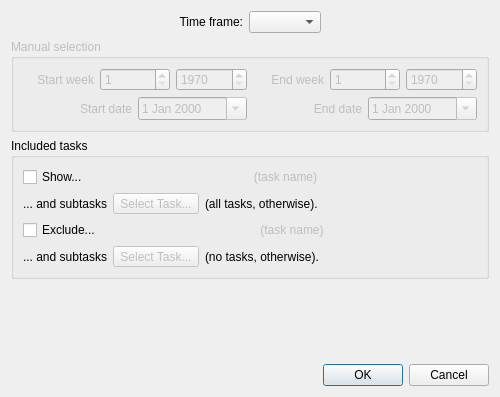
<?xml version="1.0" encoding="UTF-8"?>
<ui version="4.0">
 <class>ActivityReportConfigurationDialog</class>
 <widget class="QWidget" name="ActivityReportConfigurationDialog">
  <property name="geometry">
   <rect>
    <x>0</x>
    <y>0</y>
    <width>500</width>
    <height>397</height>
   </rect>
  </property>
  <property name="windowTitle">
   <string>Activity Report Configuration Page</string>
  </property>
  <layout class="QVBoxLayout" name="verticalLayout_3">
   <item>
    <layout class="QHBoxLayout">
     <item>
      <spacer>
       <property name="orientation">
        <enum>Qt::Horizontal</enum>
       </property>
       <property name="sizeHint" stdset="0">
        <size>
         <width>40</width>
         <height>20</height>
        </size>
       </property>
      </spacer>
     </item>
     <item>
      <widget class="QLabel" name="label">
       <property name="text">
        <string>Time frame:</string>
       </property>
       <property name="alignment">
        <set>Qt::AlignRight|Qt::AlignTrailing|Qt::AlignVCenter</set>
       </property>
      </widget>
     </item>
     <item>
      <widget class="QComboBox" name="comboBox"/>
     </item>
     <item>
      <spacer>
       <property name="orientation">
        <enum>Qt::Horizontal</enum>
       </property>
       <property name="sizeHint" stdset="0">
        <size>
         <width>40</width>
         <height>20</height>
        </size>
       </property>
      </spacer>
     </item>
    </layout>
   </item>
   <item>
    <widget class="QGroupBox" name="groupBox">
     <property name="enabled">
      <bool>false</bool>
     </property>
     <property name="title">
      <string>Manual selection</string>
     </property>
     <layout class="QVBoxLayout" name="verticalLayout">
      <item>
       <layout class="QHBoxLayout" name="horizontalLayout">
        <item>
         <widget class="QLabel" name="labelStartWeek">
          <property name="text">
           <string>Start week</string>
          </property>
          <property name="alignment">
           <set>Qt::AlignRight|Qt::AlignTrailing|Qt::AlignVCenter</set>
          </property>
         </widget>
        </item>
        <item>
         <widget class="QSpinBox" name="spinBoxStartWeek">
          <property name="minimum">
           <number>1</number>
          </property>
          <property name="maximum">
           <number>53</number>
          </property>
         </widget>
        </item>
        <item>
         <widget class="QSpinBox" name="spinBoxStartYear">
          <property name="minimum">
           <number>1970</number>
          </property>
          <property name="maximum">
           <number>10000</number>
          </property>
         </widget>
        </item>
        <item>
         <widget class="QLabel" name="labelEndWeek">
          <property name="text">
           <string>End week</string>
          </property>
          <property name="alignment">
           <set>Qt::AlignRight|Qt::AlignTrailing|Qt::AlignVCenter</set>
          </property>
         </widget>
        </item>
        <item>
         <widget class="QSpinBox" name="spinBoxEndWeek">
          <property name="minimum">
           <number>1</number>
          </property>
          <property name="maximum">
           <number>53</number>
          </property>
         </widget>
        </item>
        <item>
         <widget class="QSpinBox" name="spinBoxEndYear">
          <property name="minimum">
           <number>1970</number>
          </property>
          <property name="maximum">
           <number>10000</number>
          </property>
         </widget>
        </item>
       </layout>
      </item>
      <item>
       <layout class="QHBoxLayout" name="horizontalLayout_2">
        <item>
         <widget class="QLabel" name="labelFrom">
          <property name="toolTip">
           <string>(events that start at or after...)</string>
          </property>
          <property name="text">
           <string>Start date</string>
          </property>
          <property name="alignment">
           <set>Qt::AlignRight|Qt::AlignTrailing|Qt::AlignVCenter</set>
          </property>
         </widget>
        </item>
        <item>
         <widget class="QDateEdit" name="dateEditStart">
          <property name="calendarPopup">
           <bool>true</bool>
          </property>
         </widget>
        </item>
        <item>
         <widget class="QLabel" name="labelTo">
          <property name="toolTip">
           <string>(events that start before...)</string>
          </property>
          <property name="text">
           <string>End date</string>
          </property>
          <property name="alignment">
           <set>Qt::AlignRight|Qt::AlignTrailing|Qt::AlignVCenter</set>
          </property>
         </widget>
        </item>
        <item>
         <widget class="QDateEdit" name="dateEditEnd">
          <property name="calendarPopup">
           <bool>true</bool>
          </property>
         </widget>
        </item>
       </layout>
      </item>
     </layout>
    </widget>
   </item>
   <item>
    <widget class="QGroupBox" name="groupBox_2">
     <property name="title">
      <string>Included tasks</string>
     </property>
     <layout class="QVBoxLayout" name="verticalLayout_2">
      <item>
       <layout class="QHBoxLayout" name="_3">
        <item>
         <widget class="QCheckBox" name="checkBoxSubTasksOnly">
          <property name="text">
           <string>Show...</string>
          </property>
         </widget>
        </item>
        <item>
         <widget class="QLabel" name="labelTaskName">
          <property name="enabled">
           <bool>false</bool>
          </property>
          <property name="sizePolicy">
           <sizepolicy hsizetype="MinimumExpanding" vsizetype="Preferred">
            <horstretch>0</horstretch>
            <verstretch>0</verstretch>
           </sizepolicy>
          </property>
          <property name="text">
           <string>(task name)</string>
          </property>
          <property name="alignment">
           <set>Qt::AlignCenter</set>
          </property>
         </widget>
        </item>
       </layout>
      </item>
      <item>
       <layout class="QHBoxLayout" name="_4">
        <item>
         <widget class="QLabel" name="label_5">
          <property name="text">
           <string>... and subtasks</string>
          </property>
         </widget>
        </item>
        <item>
         <widget class="QToolButton" name="toolButtonSelectTask">
          <property name="enabled">
           <bool>false</bool>
          </property>
          <property name="text">
           <string>Select Task...</string>
          </property>
         </widget>
        </item>
        <item>
         <widget class="QLabel" name="label_4">
          <property name="text">
           <string>(all tasks, otherwise).</string>
          </property>
         </widget>
        </item>
        <item>
         <spacer>
          <property name="orientation">
           <enum>Qt::Horizontal</enum>
          </property>
          <property name="sizeHint" stdset="0">
           <size>
            <width>40</width>
            <height>20</height>
           </size>
          </property>
         </spacer>
        </item>
       </layout>
      </item>
      <item>
       <layout class="QHBoxLayout" name="_5">
        <item>
         <widget class="QCheckBox" name="checkBoxExcludeTasks">
          <property name="text">
           <string>Exclude...</string>
          </property>
         </widget>
        </item>
        <item>
         <widget class="QLabel" name="labelExcludeTaskName">
          <property name="enabled">
           <bool>false</bool>
          </property>
          <property name="sizePolicy">
           <sizepolicy hsizetype="MinimumExpanding" vsizetype="Preferred">
            <horstretch>0</horstretch>
            <verstretch>0</verstretch>
           </sizepolicy>
          </property>
          <property name="text">
           <string>(task name)</string>
          </property>
          <property name="alignment">
           <set>Qt::AlignCenter</set>
          </property>
         </widget>
        </item>
       </layout>
      </item>
      <item>
       <layout class="QHBoxLayout" name="_6">
        <item>
         <widget class="QLabel" name="label_6">
          <property name="text">
           <string>... and subtasks</string>
          </property>
         </widget>
        </item>
        <item>
         <widget class="QToolButton" name="toolButtonExcludeTask">
          <property name="enabled">
           <bool>false</bool>
          </property>
          <property name="text">
           <string>Select Task...</string>
          </property>
         </widget>
        </item>
        <item>
         <widget class="QLabel" name="label_7">
          <property name="text">
           <string>(no tasks, otherwise).</string>
          </property>
         </widget>
        </item>
        <item>
         <spacer>
          <property name="orientation">
           <enum>Qt::Horizontal</enum>
          </property>
          <property name="sizeHint" stdset="0">
           <size>
            <width>40</width>
            <height>20</height>
           </size>
          </property>
         </spacer>
        </item>
       </layout>
      </item>
     </layout>
    </widget>
   </item>
   <item>
    <spacer>
     <property name="orientation">
      <enum>Qt::Vertical</enum>
     </property>
     <property name="sizeHint" stdset="0">
      <size>
       <width>20</width>
       <height>40</height>
      </size>
     </property>
    </spacer>
   </item>
   <item>
    <layout class="QHBoxLayout">
     <item>
      <widget class="QDialogButtonBox" name="buttonBox">
       <property name="standardButtons">
        <set>QDialogButtonBox::Cancel|QDialogButtonBox::Ok</set>
       </property>
      </widget>
     </item>
    </layout>
   </item>
  </layout>
 </widget>
 <resources/>
 <connections>
  <connection>
   <sender>checkBoxSubTasksOnly</sender>
   <signal>toggled(bool)</signal>
   <receiver>labelTaskName</receiver>
   <slot>setEnabled(bool)</slot>
   <hints>
    <hint type="sourcelabel">
     <x>52</x>
     <y>160</y>
    </hint>
    <hint type="destinationlabel">
     <x>201</x>
     <y>165</y>
    </hint>
   </hints>
  </connection>
  <connection>
   <sender>checkBoxSubTasksOnly</sender>
   <signal>toggled(bool)</signal>
   <receiver>toolButtonSelectTask</receiver>
   <slot>setEnabled(bool)</slot>
   <hints>
    <hint type="sourcelabel">
     <x>64</x>
     <y>161</y>
    </hint>
    <hint type="destinationlabel">
     <x>169</x>
     <y>197</y>
    </hint>
   </hints>
  </connection>
  <connection>
   <sender>checkBoxExcludeTasks</sender>
   <signal>toggled(bool)</signal>
   <receiver>labelExcludeTaskName</receiver>
   <slot>setEnabled(bool)</slot>
   <hints>
    <hint type="sourcelabel">
     <x>69</x>
     <y>225</y>
    </hint>
    <hint type="destinationlabel">
     <x>262</x>
     <y>225</y>
    </hint>
   </hints>
  </connection>
  <connection>
   <sender>checkBoxExcludeTasks</sender>
   <signal>toggled(bool)</signal>
   <receiver>toolButtonExcludeTask</receiver>
   <slot>setEnabled(bool)</slot>
   <hints>
    <hint type="sourcelabel">
     <x>69</x>
     <y>225</y>
    </hint>
    <hint type="destinationlabel">
     <x>177</x>
     <y>260</y>
    </hint>
   </hints>
  </connection>
 </connections>
</ui>
